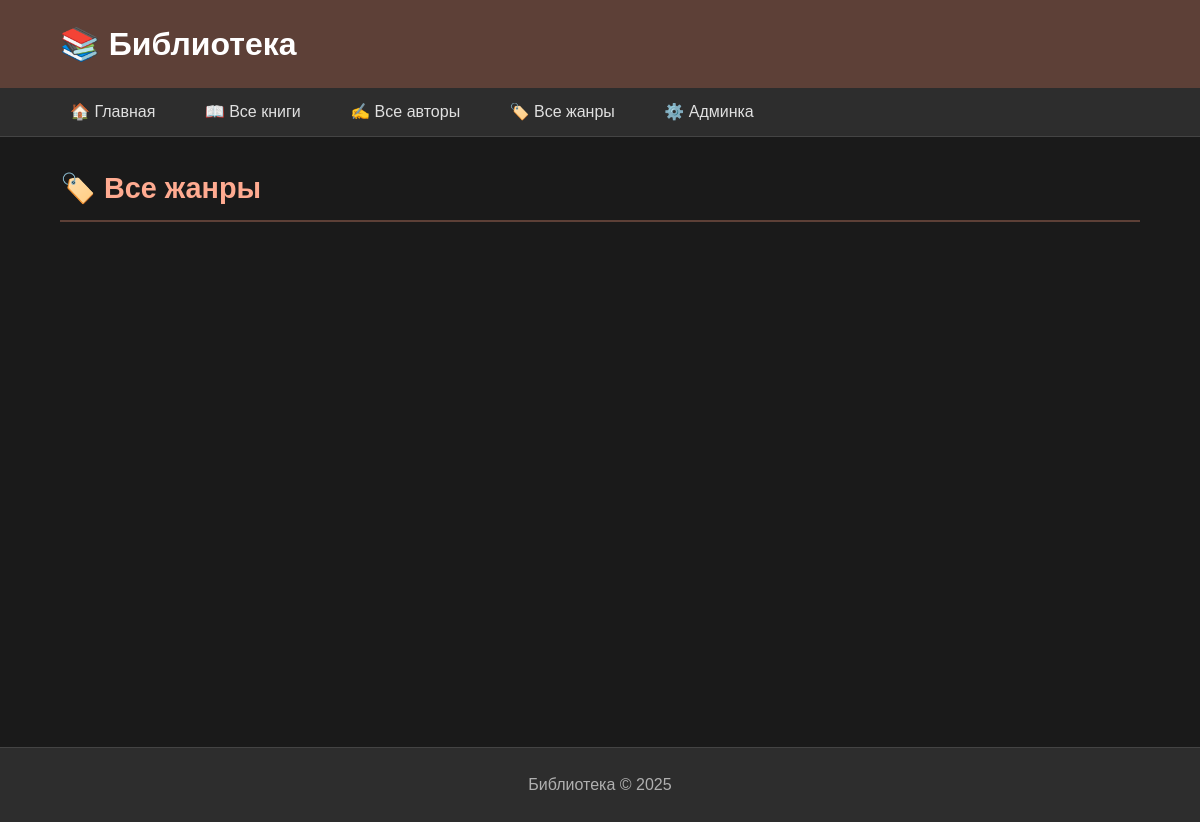
Before: /genres/ with the older database file.
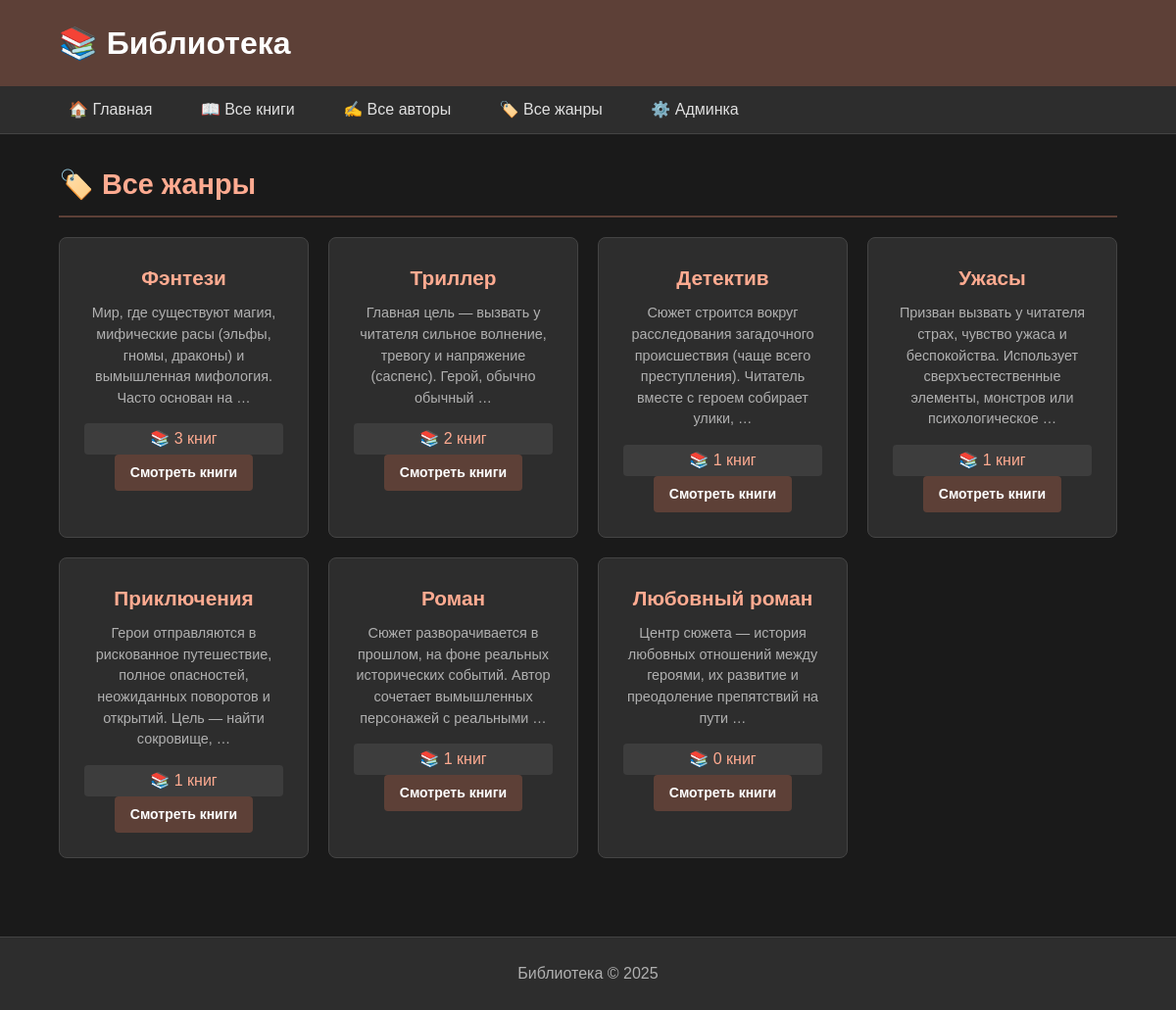
After: the same page with the newer database file.
### library/models.py (models this page shows, shortened)
class Genre(models.Model):
    name = models.CharField(max_length=100, verbose_name="Название жанра")
    description = models.TextField(blank=True, verbose_name="Описание жанра")
    class Meta:
        verbose_name = "Жанр"
        verbose_name_plural = "Жанры"

### library/views.py (the view)
# urls.py: path('genres/', views.genre_list, name='genre_list'),
def genre_list(request):
    genres = Genre.objects.annotate(
        book_count=Count('book', filter=Q(book__author__isnull=False))
    ).order_by('-book_count')
    return render(request, 'genre_list.html', {'genres': genres})

### library/templates/genre_list.html (shortened to what this page needs)
{% extends 'base.html' %}
{% block content %}
<h2 class="section-title">🏷️ Все жанры</h2>
<div class="genres-grid">
    {% for genre in genres %}
    <div class="genre-card">
        <h3>{{ genre.name }}</h3>
        {% if genre.description %}
            <p>{{ genre.description|truncatewords:15 }}</p>
        {% endif %}
        <div class="book-count">📚 {{ genre.book_count }} книг</div>
        <a href="{% url 'genre_detail' genre.id %}" class="btn btn-view">Смотреть книги</a>
    </div>
    {% endfor %}
</div>
{% endblock %}

Changed rows visible on the page:
added Genre: name "Фэнтези", description "Мир, где существуют магия, мифические расы (эльфы, гномы, драконы) и вымышленная мифология. Часто основан на …", book_count "3"
added Genre: name "Триллер", description "Главная цель — вызвать у читателя сильное волнение, тревогу и напряжение (саспенс). Герой, обычно обычный …", book_count "2"
added Genre: name "Детектив", description "Сюжет строится вокруг расследования загадочного происшествия (чаще всего преступления). Читатель вместе с героем собирает улики, …", book_count "1"
added Genre: name "Ужасы", description "Призван вызвать у читателя страх, чувство ужаса и беспокойства. Использует сверхъестественные элементы, монстров или психологическое …", book_count "1"
added Genre: name "Приключения", description "Герои отправляются в рискованное путешествие, полное опасностей, неожиданных поворотов и открытий. Цель — найти сокровище, …", book_count "1"
added Genre: name "Роман", description "Сюжет разворачивается в прошлом, на фоне реальных исторических событий. Автор сочетает вымышленных персонажей с реальными …", book_count "1"
added Genre: name "Любовный роман", description "Центр сюжета — история любовных отношений между героями, их развитие и преодоление препятствий на пути …", book_count "0"
